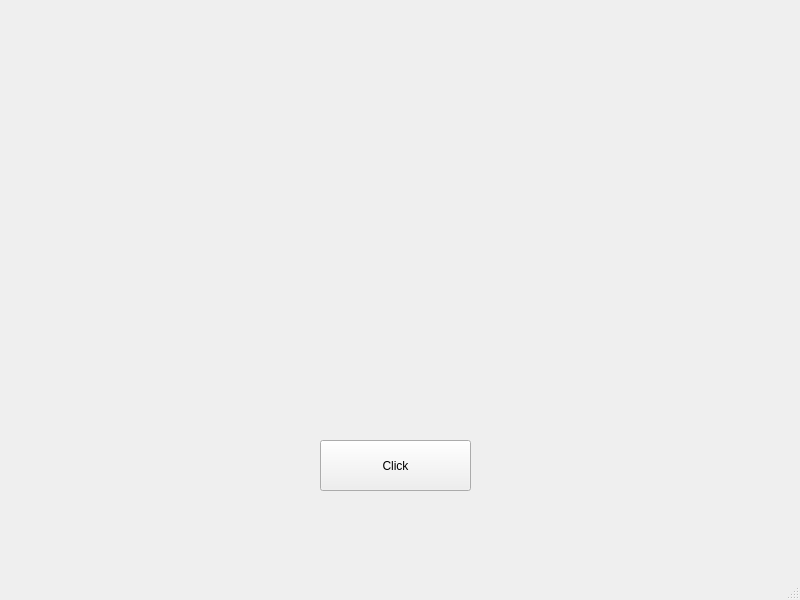
<?xml version="1.0" encoding="UTF-8"?>
<ui version="4.0">
 <class>MainWindow</class>
 <widget class="QMainWindow" name="MainWindow">
  <property name="geometry">
   <rect>
    <x>0</x>
    <y>0</y>
    <width>800</width>
    <height>600</height>
   </rect>
  </property>
  <property name="windowTitle">
   <string>MainWindow</string>
  </property>
  <widget class="QWidget" name="centralwidget">
   <widget class="QPushButton" name="pushButton">
    <property name="geometry">
     <rect>
      <x>320</x>
      <y>440</y>
      <width>151</width>
      <height>51</height>
     </rect>
    </property>
    <property name="text">
     <string>Click</string>
    </property>
   </widget>
  </widget>
  <widget class="QMenuBar" name="menubar">
   <property name="geometry">
    <rect>
     <x>0</x>
     <y>0</y>
     <width>800</width>
     <height>24</height>
    </rect>
   </property>
  </widget>
  <widget class="QStatusBar" name="statusbar"/>
 </widget>
 <resources/>
 <connections/>
</ui>
